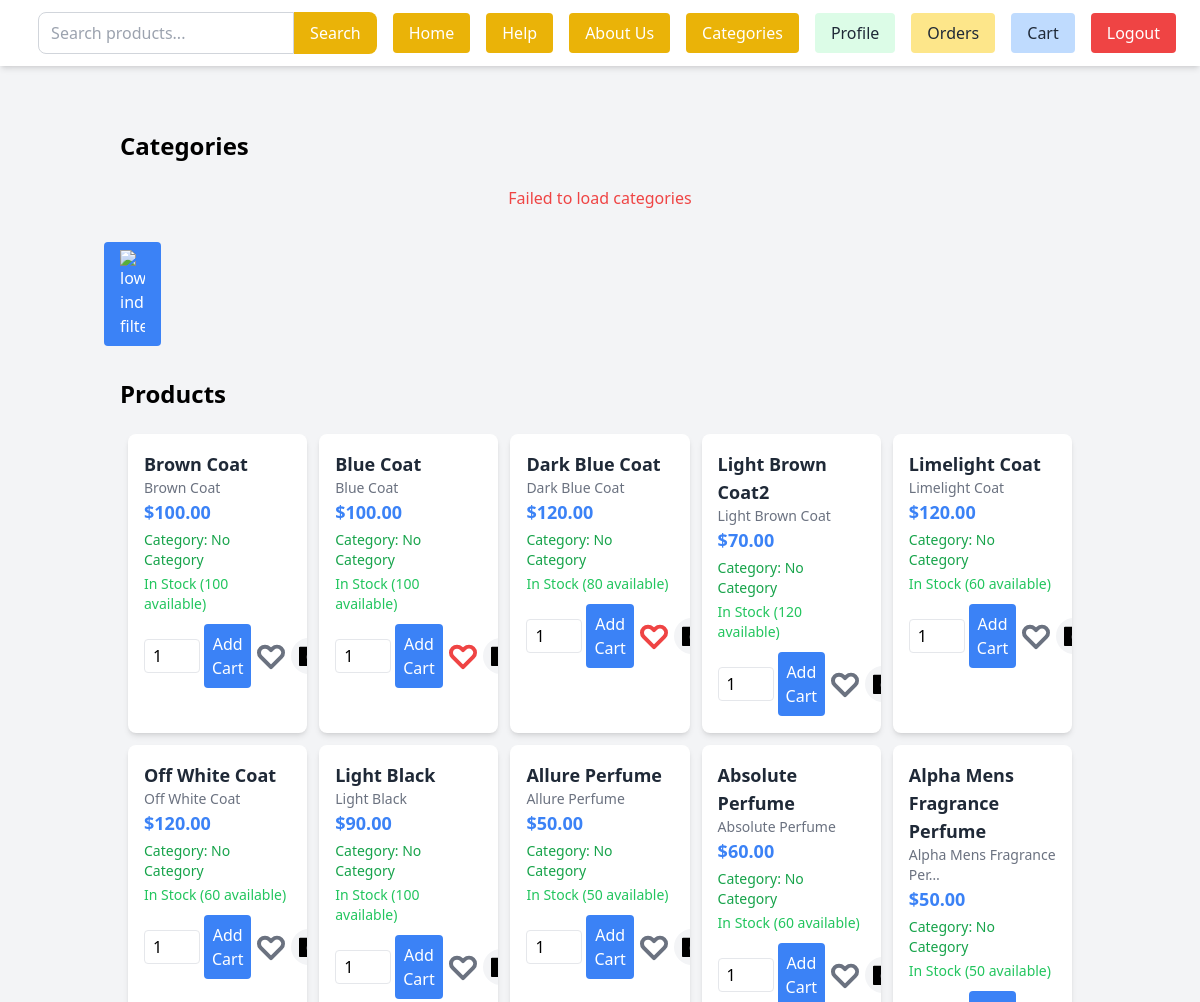
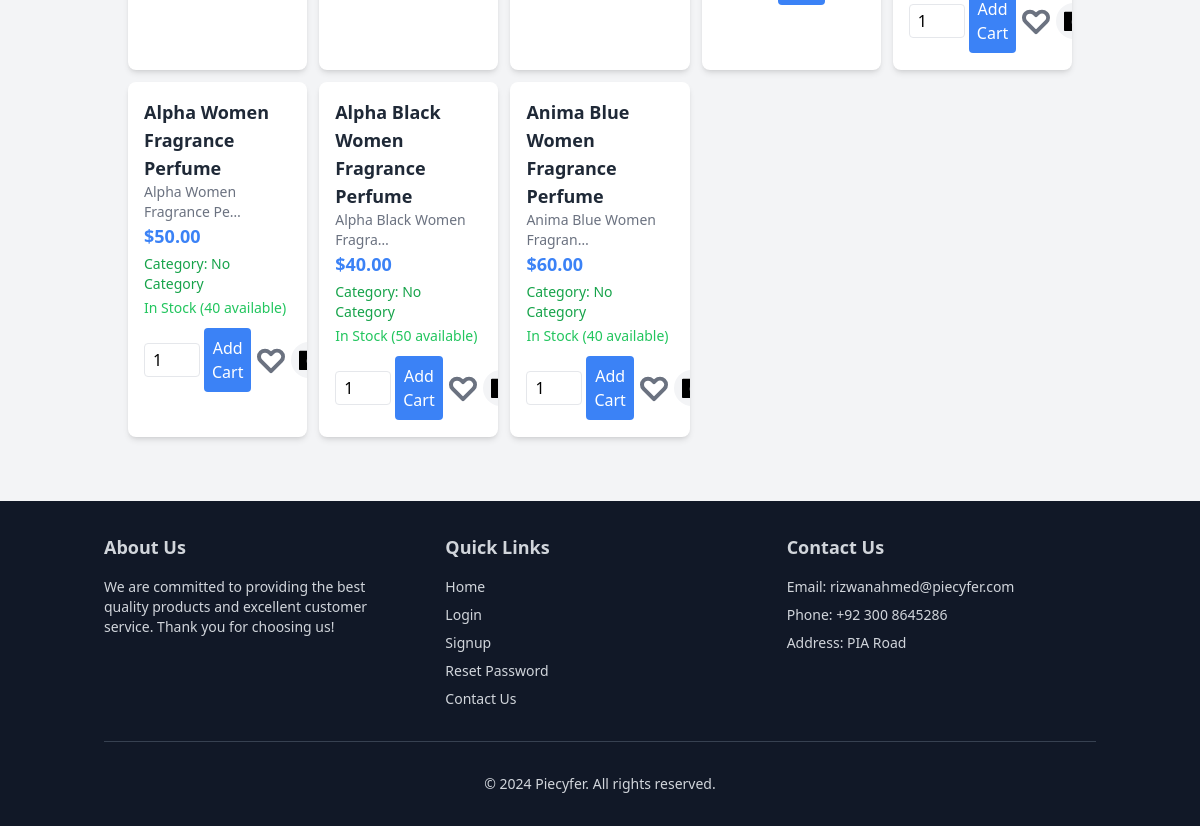
Page /dashboard/ (signed in) on the earlier database version (2 pictures, top to bottom).
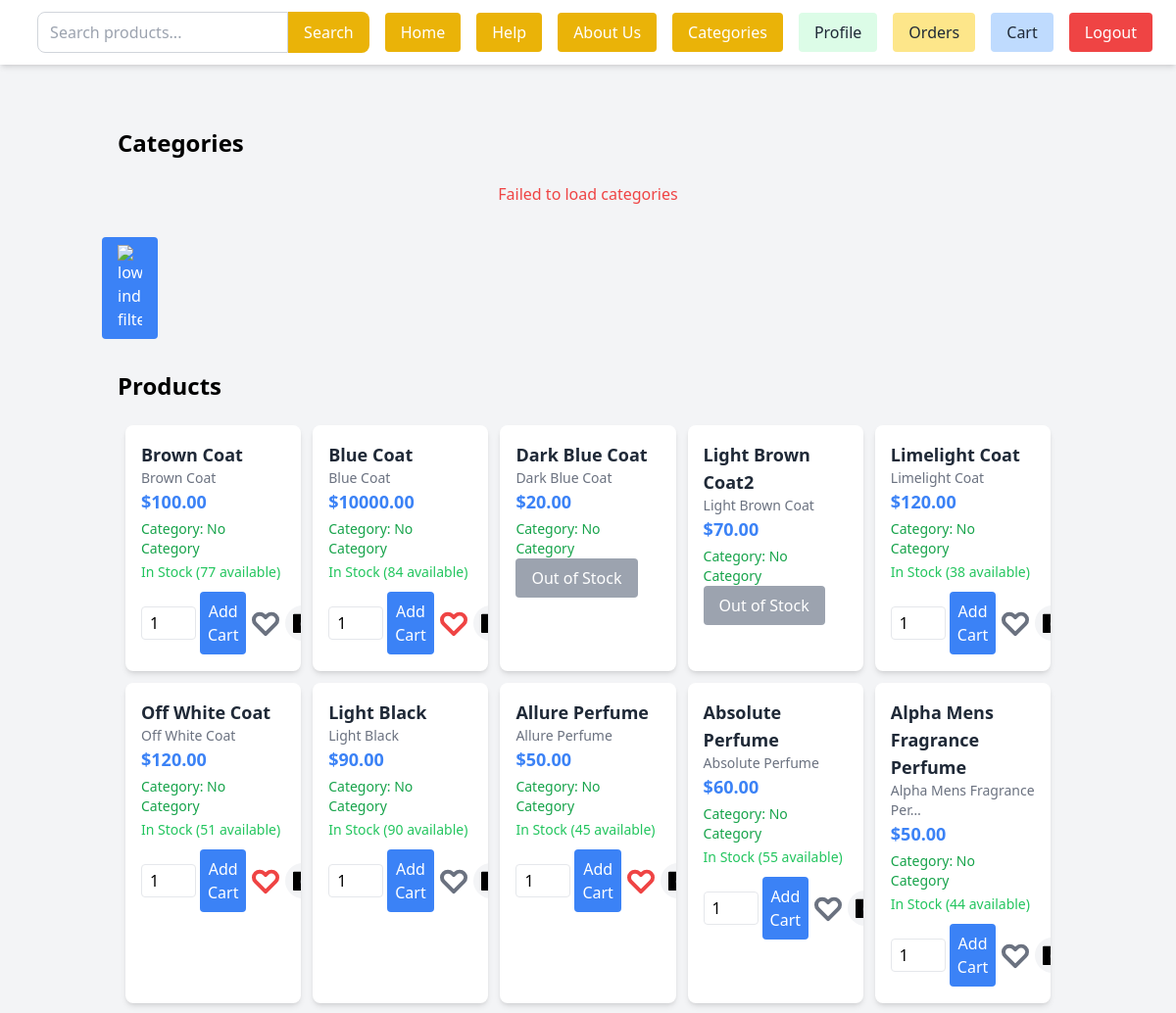
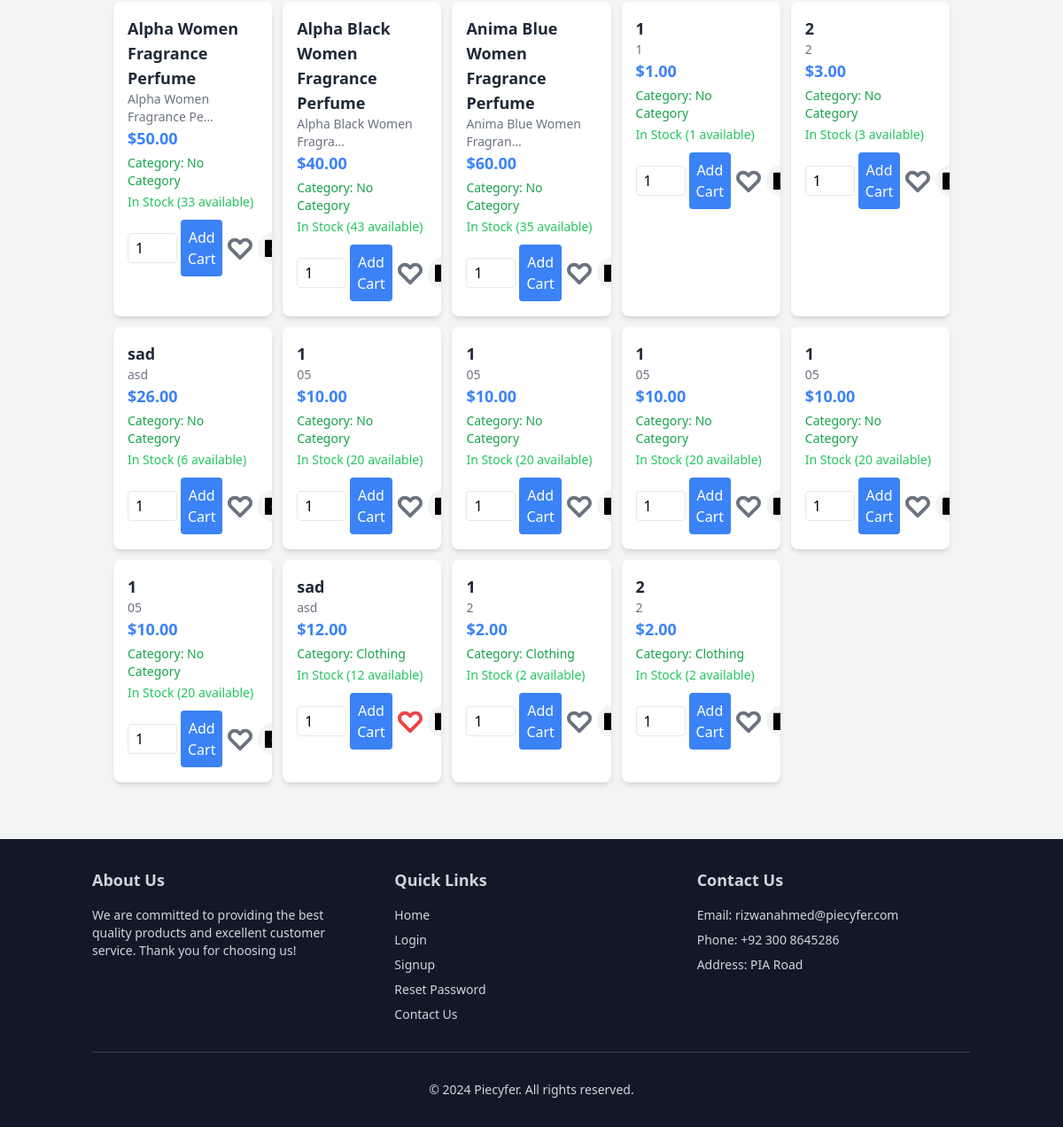
Same page on the later database version (2 pictures, top to bottom).
### display/models.py (models this page shows, shortened)
class Product(models.Model):
    name = models.CharField(max_length=255)
    description = models.TextField(blank=True, null=True)
    price = models.DecimalField(max_digits=10, decimal_places=2 , validators=[validate_positive])
    stock = models.PositiveIntegerField(default=0 , validators=[validate_positive])
    image = CloudinaryField('product_image', blank=True, null=True)
    category = models.ForeignKey(Category, on_delete=models.CASCADE, related_name='products', null=True)
    merchant = models.ForeignKey(
        settings.AUTH_USER_MODEL,
        on_delete=models.CASCADE,
        null=True,
        blank=True,
        related_name="merchant_products"
    )
    created_at = models.DateTimeField(auto_now_add=True , null=True)
    updated_at = models.DateTimeField(auto_now=True, null=True)
    def __str__(self):
        return self.name

class Category(models.Model):
    name = models.CharField(max_length=255)
    description = models.TextField(blank=True, null=True)

### display/views.py (the view)
# urls.py: path("" , include('display.urls')), #dashboard
def display(request):
    products = Product.objects.all()
    print(products)
    print("Fetching products in display")
    current_site = get_current_site(request)
    protocol = 'https' if request.is_secure() else 'http'
    start_url = f'{protocol}://{current_site.domain}'
    if request.user.is_authenticated:
        user_watchlist = Watchlist.objects.filter(user=request.user).values_list('product_id', flat=True)
    else:
        user_watchlist = []
    for product in products:
        product.in_watchlist = product.id in user_watchlist
        print(f"product.in_watchlist {product.in_watchlist}")
    merchant_products = None
    if request.user.is_authenticated and request.user.role == 'merchant':
        merchant_products = Product.objects.filter(merchant=request.user)
        print(f"Merchant products for {request.user}: {merchant_products}")
        return render(request, 'display/index.html', {
        'merchant_products': merchant_products,
    })
    else:
        return render(request, 'display/index.html', {
        'products': products,
        'start_url': start_url
    })

### display/context_processors.py (called while the page is built)
def categories(request):
    return {
        'categories': Category.objects.all()
    }

### display/templates/display/index.html (shortened to what this page needs)
{% extends 'base.html' %}
{% load static %}
{% load cloudinary %}
{% block content %}
{% if user.role == 'normal' %}
<div class="container mx-auto px-4 py-8">
  <h2 class="text-2xl font-bold mb-6">Categories</h2>
  <div id="categoriesContainer" class="flex flex-wrap gap-4 justify-center items-center">
  </div>
</div>
{% endif %}
{% if user.role == 'normal' %}
<button id="filterButton" class="bg-blue-500 text-white px-4 py-2 rounded hover:bg-blue-600 flex items-center justify-center">
  <img width="25" height="30" src="https://img.icons8.com/matisse/100/low-indicator-filter.png" alt="low-indicator-filter"/>
</button>
{% endif %}
{% load social_share %}
<div class="container mx-auto px-4 py-8">
  {% if user.role == 'normal' %}
  <h2 class="text-2xl font-bold mb-6">Products</h2>
  {% endif %}
  <div id="productContainer" class="grid grid-cols-3 sm:grid-cols-3 lg:grid-cols-5 gap-3 ml-2 mr-2">
    {% for product in products %}
      <div
        class="product-card bg-white shadow-md rounded-lg overflow-hidden"
        data-product-id="{{ product.id }}"
        data-price="{{ product.price }}"
        data-created-at="{{ product.created_at|date:'Y-m-d H:i:s' }}"
      >
        <div class="p-4">
          <a href="{% url 'display:detailedpage' product.id %}" class="block text-lg font-semibold text-gray-800 hover:text-blue-500">
            {{ product.name }}
          </a>
          <p class="text-gray-500 text-sm">
            {{ product.description|truncatechars:25 }}
          </p>
          <p class="text-blue-500 font-bold text-lg">${{ product.price }}</p>
          <p class="text-sm text-green-600 font-medium mt-1">
            Category:
            {% if product.category %}
              {{ product.category.name }}
            {% else %}
              No Category
            {% endif %}
          </p>
          {% if product.stock > 0 %}
            <p class="text-green-500 text-sm mt-1">
              In Stock ({{ product.stock }} available)
            </p>
            {% if user.is_authenticated %}
            <div class="flex items-center mt-2 gap-1">
              <input
                type="number"
                class="border px-2 py-1 rounded w-14 quantity-input"
                data-product-id="{{ product.id }}"
                min="1"
                max="{{ product.stock }}"
                value="1"
              />
              <button
                class="add-to-cart bg-blue-500 text-white px-2 py-2 rounded hover:bg-blue-600 "
                data-product-id="{{ product.id }}"
              >
                Add Cart
              </button>
              <button
                class="watchlist-toggle "
                data-product-id="{{ product.id }}"
              >
                <svg
                  xmlns="http://www.w3.org/2000/svg"
                  class="h-8 w-8 transition-colors duration-300 {% if product.in_watchlist %}text-red-500{% else %}text-gray-500{% endif %}"
                  fill="none"
                  viewBox="0 0 24 24"
                  stroke="currentColor"
                  stroke-width="3"
                >
                  <path
                    stroke-linecap="round"
                    stroke-linejoin="round"
                    d="M4.318 6.318a4.5 4.5 0 000 6.364L12 20.364l7.682-7.682a4.5 4.5 0 00-6.364-6.364L12 7.636l-1.318-1.318a4.5 4.5 0 00-6.364 0z"
                  />
                </svg>
              </button>
              <div class="social-share-buttons mt-4 flex gap-2 justify-center">
                <a href="https://www.facebook.com/sharer/sharer.php?u={{ absolute_url|urlencode }}"
                   target="_blank"
                   class="share-button"
                   aria-label="Share on Facebook">
                </a>
            </div>
            </div>
            {% endif %}
          {% else %}
            <button
              class="bg-gray-400 text-white px-4 py-2 rounded cursor-not-allowed"
              disabled
            >
              Out of Stock
            </button>
          {% endif %}
        </div>
      </div>
    {% endfor %}
  </div>
</div>
{% endblock %}

Differences in the rows shown:
changed Product "Brown Coat": stock "100" → "77"
changed Product "Blue Coat": price "100.00" → "10000.00"; stock "100" → "84"
changed Product "Dark Blue Coat": price "120.00" → "20.00"; stock "80" → (not shown); value "1" → (not shown); stock "In Stock ( available) Add Cart" → "Out of Stock"
changed Product "Light Brown Coat2": stock "120" → (not shown); value "1" → (not shown); stock "In Stock ( available) Add Cart" → "Out of Stock"
changed Product "Limelight Coat": stock "60" → "38"
changed Product "Off White Coat": stock "60" → "51"
changed Product "Light Black": stock "100" → "90"
changed Product "Allure Perfume": stock "50" → "45"
changed Product "Absolute Perfume": stock "60" → "55"
changed Product "Alpha Mens Fragrance Perfume": stock "50" → "44"
changed Product "Alpha Women Fragrance Perfume": stock "40" → "33"
changed Product "Alpha Black Women Fragrance Perfume": stock "50" → "43"
changed Product "Anima Blue Women Fragrance Perfume": stock "40" → "35"
added Product: name "1", description "1", price "1.00", shows "No Category", stock "1"
added Product: name "2", description "2", price "3.00", shows "No Category", stock "3"
added Product: name "sad", description "asd", price "26.00", shows "No Category", stock "6"
added Product: name "1", description "05", price "10.00", shows "No Category", stock "20"
added Product: name "1", description "05", price "10.00", shows "No Category", stock "20"
added Product: name "1", description "05", price "10.00", shows "No Category", stock "20"
added Product: name "1", description "05", price "10.00", shows "No Category", stock "20"
added Product: name "1", description "05", price "10.00", shows "No Category", stock "20"
added Product: name "sad", description "asd", price "12.00", category.name "Clothing", stock "12"
added Product: name "1", description "2", price "2.00", category.name "Clothing", stock "2"
added Product: name "2", description "2", price "2.00", category.name "Clothing", stock "2"
